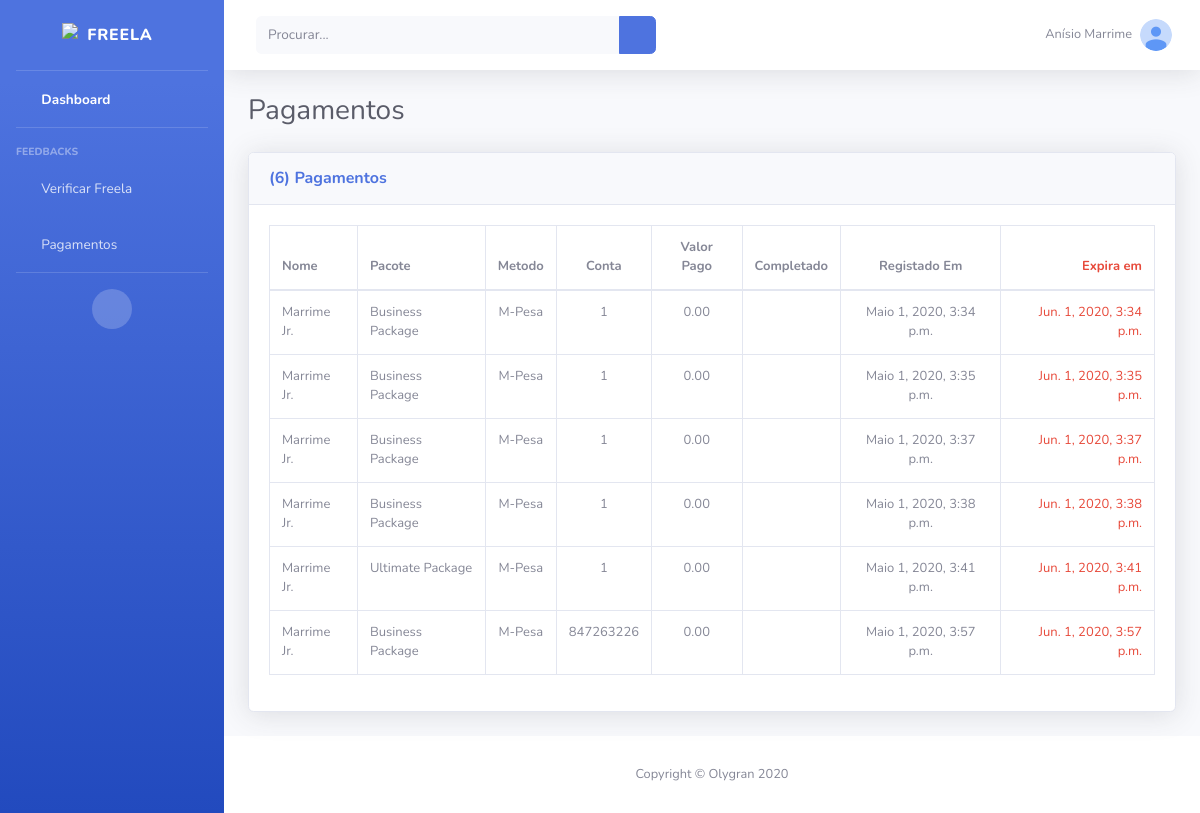
The app's page /manager/payments/ (signed in) with its own data.
### mozlancers/models.py (models this page shows)
class PaymentPackage(models.Model):
    user = models.ForeignKey(User, on_delete=models.CASCADE, editable=False)
    payment_method = models.ForeignKey(PaymentMethod, on_delete=models.CASCADE, editable=False)
    package = models.ForeignKey(Package, on_delete=models.CASCADE, default=1)
    token = models.CharField(max_length=250, editable=False)
    mobile = models.CharField(max_length=14, editable=False)
    amount = models.DecimalField(max_digits=5, decimal_places=2, default=0.00)
    is_completed = models.BooleanField(default=0)
    created_at = models.DateTimeField(default=now)
    expire_at = models.DateTimeField(default=now)
    objects = models.Manager()

class Package(models.Model):
    name = models.CharField(max_length=100, unique=True)
    features = models.ManyToManyField(PackageFeature, related_name="package_features")
    price = models.DecimalField(max_digits=5, decimal_places=2, default=0.00)
    max_category = models.IntegerField()
    max_follow = models.IntegerField()
    max_skill = models.IntegerField()
    max_project = models.IntegerField()
    is_customer_chat = models.BooleanField()
    is_premium = models.BooleanField()
    is_notification = models.BooleanField()
    objects = models.Manager()

class PaymentMethod(models.Model):
    name = models.CharField(max_length=250, unique=True)
    status = models.IntegerField(default=1)
    objects = models.Manager()

### manager/views.py (the view)
# urls.py: path('payments/', PaymentsTemplate.as_view(), name='payments'),
class PaymentsTemplate(TemplateView):
    template_name = "payments.html"
    context_object_name = "payments"
    def get_context_data(self, filter=None, **kwargs):
        context = super(PaymentsTemplate, self).get_context_data(**kwargs)
        return context
    def get(self, request, **kwargs):
        context = PaymentsTemplate.get_context_data(self, **kwargs)
        if None == request.user.id:
            return redirect('/')
        context['payments'] = PaymentPackage.objects.all()
        return render(request, 'payments.html', context)

### manager/templates/payments.html (shortened to what this page needs)
{% extends "_layouts/base_manager.html" %}
{% block content %}
        <div class="container-fluid">
          <div class="d-sm-flex align-items-center justify-content-between mb-4">
            <h1 class="h3 mb-0 text-gray-800">Pagamentos</h1>
          </div>
          <div class="card shadow mb-4">
            <div class="card-header py-3">
              <h6 class="m-0 font-weight-bold text-primary">({{ payments.count }}) Pagamentos</h6>
            </div>
            <div class="card-body">
              <div class="table-responsive">
                <table class="table table-bordered" id="dataTable" width="100%" cellspacing="0">
                  <thead>
                    <tr>
                      <th>Nome</th>
                      <th>Pacote</th>
                      <th class="text-center">Metodo</th>
                      <th class="text-center">Conta</th>
                      <th class="text-center">Valor Pago</th>
                      <th class="text-center">Completado</th>
                      <th class="text-center">Registado Em</th>
                      <th class="text-right text-danger">Expira em</th>
                    </tr>
                  </thead>
                  <tbody>
                    {% for pay in payments %}
                    <tr>
                      <td>{{ pay.user.first_name }} {{ pay.user.last_name }}</td>
                      <td>{{ pay.package.name }}</td>
                      <td class="text-center">{{ pay.payment_method.name }}</td>
                      <td class="text-center">{{ pay.mobile }}</td>
                      <td class="text-center">{{ pay.amount }}</td>
                      <td class="text-center">
                        {% if pay.is_completed %}
                        <i class="fa fa-check text-success"></i>
                        {% else %}
                        <i class="fa fa-times text-danger"></i>
                        {% endif %}
                      </td>
                      <td class="text-center">{{ pay.created_at }}</td>
                      <td class="text-right text-danger">{{ pay.expire_at }}</td>
                    </tr>
                    {% endfor %}
                  </tbody>
                </table>
              </div>
            </div>
          </div>
        </div>
{% endblock %}

### manager/templates/_layouts/base_manager.html (shortened to what this page needs)
<!DOCTYPE html>
<html lang="pt">
<head>
  <link href="/static/manager/vendor/fontawesome-free/css/all.min.css" rel="stylesheet" type="text/css">
  <link href="/static/manager/css/sb-admin-2.min.css" rel="stylesheet">
</head>
<body id="page-top">
  <div id="wrapper">
    <ul class="navbar-nav bg-gradient-primary sidebar sidebar-dark accordion" id="accordionSidebar">
      <a class="sidebar-brand d-flex align-items-center justify-content-center" href="/">
        <img width="100px" src="/static/website/img/logo-light.png" class="default-logo" alt="Freela">
      </a>
      <hr class="sidebar-divider my-0">
      <li class="nav-item active">
        <a class="nav-link" href="/manager/">
          <i class="fas fa-fw fa-tachometer-alt"></i>
          <span>Dashboard</span></a>
      </li>
      <hr class="sidebar-divider">
      <div class="sidebar-heading">
        Feedbacks
      </div>
      <li class="nav-item">
        <a class="nav-link" href="/manager/account/verify/">
          <i class="fas fa-fw fa-briefcase"></i>
          <span>Verificar Freela</span></a>
      </li>
      <li class="nav-item">
        <a class="nav-link" href="/manager/payments/">
          <i class="fas fa-fw fa-briefcase"></i>
          <span>Pagamentos</span></a>
      </li>
      <hr class="sidebar-divider d-none d-md-block">
      <div class="text-center d-none d-md-inline">
        <button class="rounded-circle border-0" id="sidebarToggle"></button>
      </div>
    </ul>
    <div id="content-wrapper" class="d-flex flex-column">
      <div id="content">
        <nav class="navbar navbar-expand navbar-light bg-white topbar mb-4 static-top shadow">
          <form class="d-none d-sm-inline-block form-inline mr-auto ml-md-3 my-2 my-md-0 mw-100 navbar-search">
            <div class="input-group">
              <input type="text" class="form-control bg-light border-0 small" placeholder="Procurar..." aria-label="Search" aria-describedby="basic-addon2">
              <div class="input-group-append">
                <button class="btn btn-primary" type="button">
                  <i class="fas fa-search fa-sm"></i>
                </button>
              </div>
            </div>
          </form>
          <ul class="navbar-nav ml-auto">
            <li class="nav-item dropdown no-arrow">
              <a class="nav-link dropdown-toggle" href="#" id="userDropdown" role="button" data-toggle="dropdown" aria-haspopup="true" aria-expanded="false">
                <span class="mr-2 d-none d-lg-inline text-gray-600 small">
                  {{ user.first_name }} {{ user.last_name }}
                </span>
                <img class="img-profile rounded-circle">
              </a>
            </li>
          </ul>
        </nav>
        {% block content %}
        {% endblock %}
      </div>
      <footer class="sticky-footer bg-white">
        <div class="container my-auto">
          <div class="copyright text-center my-auto">
            <span>Copyright &copy; Olygran 2020</span>
          </div>
        </div>
      </footer>
    </div>
  </div>
</body>
</html>

### manager/templates/_layouts/base_manager.html (style rules this page uses)
table td, table th { font-size: 13px }

### records on screen
PaymentPackage: user.first_name "Marrime", user.last_name "Jr.", package.name "Business Package", payment_method.name "M-Pesa", mobile "1", amount "0.00", is_completed False (drawn), created_at "Maio 1, 2020, 3:34 p.m.", expire_at "Jun. 1, 2020, 3:34 p.m."
PaymentPackage: user.first_name "Marrime", user.last_name "Jr.", package.name "Business Package", payment_method.name "M-Pesa", mobile "1", amount "0.00", is_completed False (drawn), created_at "Maio 1, 2020, 3:35 p.m.", expire_at "Jun. 1, 2020, 3:35 p.m."
PaymentPackage: user.first_name "Marrime", user.last_name "Jr.", package.name "Business Package", payment_method.name "M-Pesa", mobile "1", amount "0.00", is_completed False (drawn), created_at "Maio 1, 2020, 3:37 p.m.", expire_at "Jun. 1, 2020, 3:37 p.m."
PaymentPackage: user.first_name "Marrime", user.last_name "Jr.", package.name "Business Package", payment_method.name "M-Pesa", mobile "1", amount "0.00", is_completed False (drawn), created_at "Maio 1, 2020, 3:38 p.m.", expire_at "Jun. 1, 2020, 3:38 p.m."
PaymentPackage: user.first_name "Marrime", user.last_name "Jr.", package.name "Ultimate Package", payment_method.name "M-Pesa", mobile "1", amount "0.00", is_completed True (drawn), created_at "Maio 1, 2020, 3:41 p.m.", expire_at "Jun. 1, 2020, 3:41 p.m."
PaymentPackage: user.first_name "Marrime", user.last_name "Jr.", package.name "Business Package", payment_method.name "M-Pesa", mobile "847263226", amount "0.00", is_completed True (drawn), created_at "Maio 1, 2020, 3:57 p.m.", expire_at "Jun. 1, 2020, 3:57 p.m."

### other values on screen
{{ user.first_name }} "Anísio"
{{ user.last_name }} "Marrime"
{{ payments.count }} "6"
